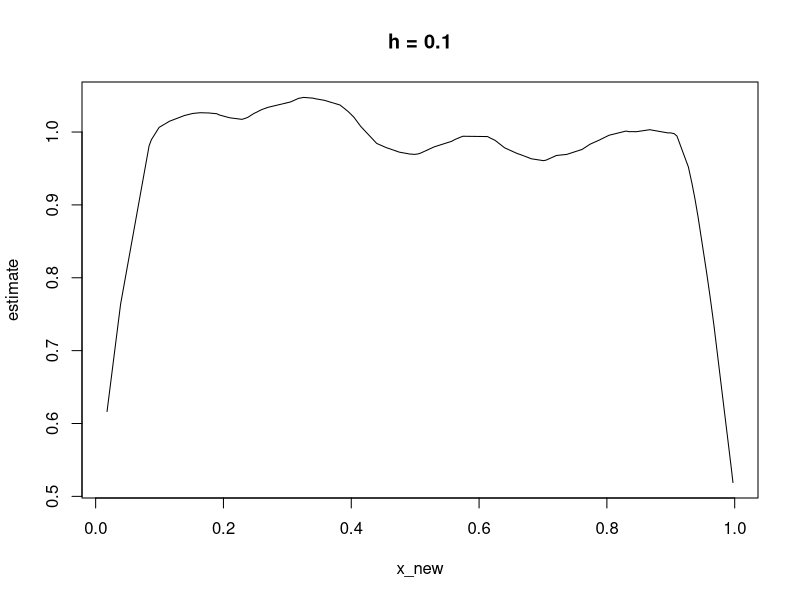
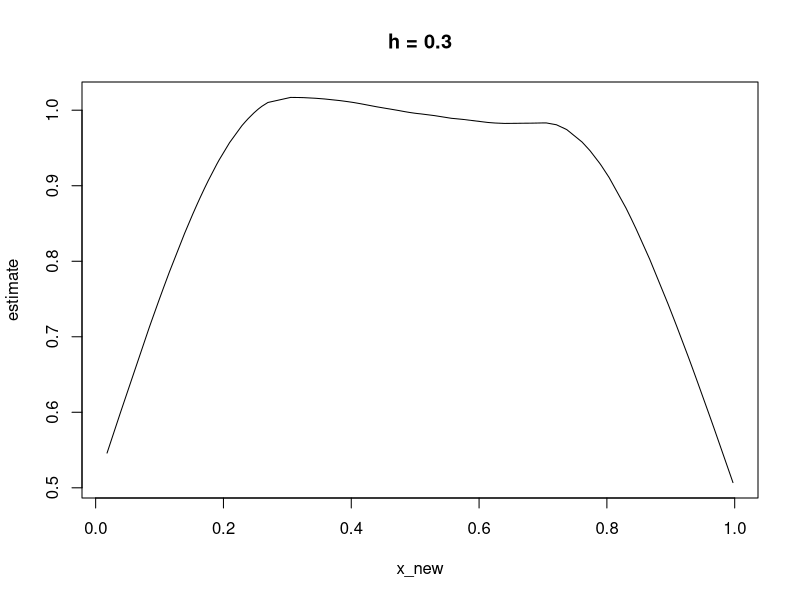
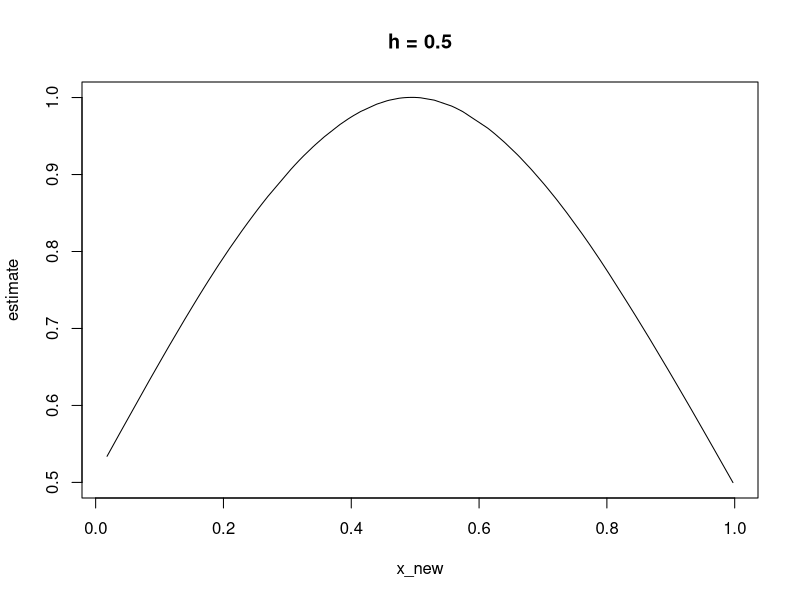
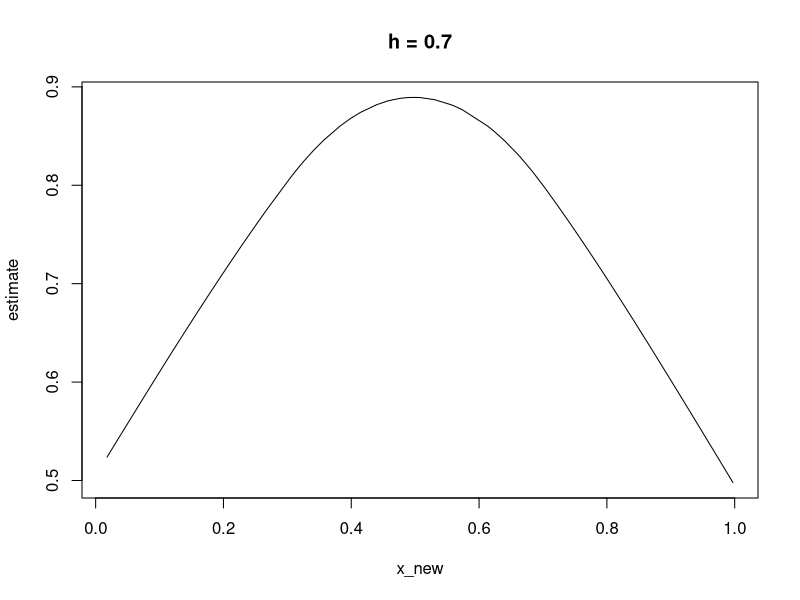
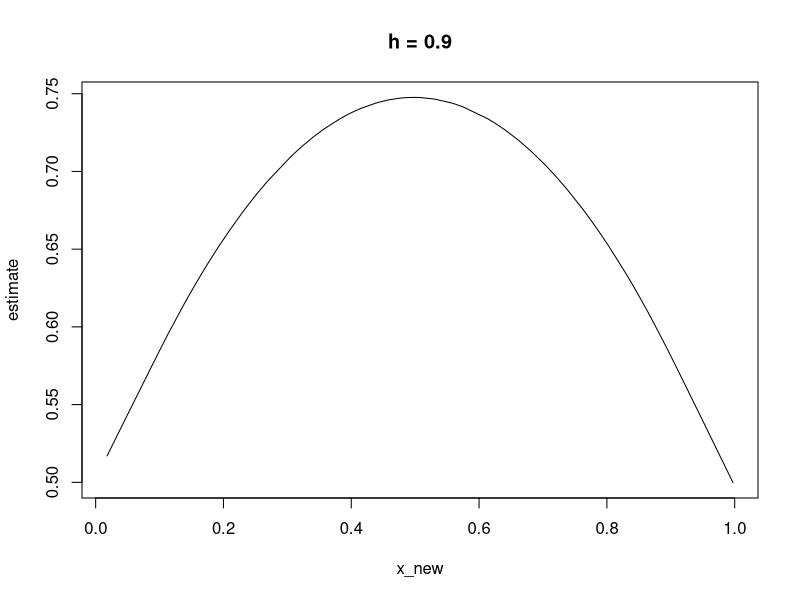

Write R code to recreate these figures, in order. (Note: this script raises an error after producing the figures.)
## ---- chunk 1
# Evaluate the Epanechnikov kernel function.
#
# Args:
#     x: Numeric vector of points to evaluate the function at.
#     h: A numeric value giving the bandwidth of the kernel.
#
# Returns:
#     A vector of values with the same length as x.

casl_util_kernel_epan <- function(x, h=1){
  x <- x / h
  ran <- as.numeric(abs(x) <= 1)
  val <- (3/4) * ( 1 - x^2 ) * ran
  val
}
## ---- chunk 2
# Apply one-dimensional (Epanechnikov) kernel regression.
#
# Args:
#     x: Numeric vector of the original predictor variables.
#     x_new: A vector of data values at which to estimate.
#     h: A numeric value giving the bandwidth of the kernel.
#
# Returns:
#     A vector of predictions for each value in x_new.
kernel_reg <- function(x, x_new, h){
  sapply(x_new, function(v) {
    yhat <- mean(casl_util_kernel_epan((v-x),h))/h # divided by nh
    yhat
  })
}
## ---- chunk 3
# constructing x, y by beta distribution
set.seed(0989087)
x <- runif(10000, min = 0, max = 1)
x <- sort(x)
## ---- chunk 4
set.seed(70897)
x_new <- sort(runif(100, min  =0, max =1))
h <- seq(0.1, 0.9, by = 0.2)

# plot for each bandwidth
for(i in 1:length(h)){
  plot(x_new, kernel_reg(x, x_new, h[i]), type = "l", 
       main = paste0("h = ", h[i]), ylab = "estimate")
}
## ---- chunk 5
# Check current KKT conditions for regression vector.
#
# Args:
#     X: A numeric data matrix.
#     y: Response vector.
#     b: Current value of the regression vector.
#     lambda: The penalty term.
#
# Returns:
#     A logical vector indicating where the KKT conditions have
#     been violated by the variables that are currently zero.
casl_lenet_check_kkt <- function(X, y, b, lambda){
  resids <- y - X %*% b
  s <- apply(X, 2, function(xj) crossprod(xj, resids)) /
             lambda / nrow(X)
  # Return a vector indicating where the KKT conditions have
  # been violated by the variables that are currently zero.
  (b == 0) & (abs(s) >= 1)
}

## ---- chunk 6
# textbook page 190
set.seed(8907)
n <- 1000L
p <- 5000L
X <- matrix(rnorm(n * p), ncol = p)
beta <- c(seq(1, 0.1, length.out=(10L)), rep(0, p - 10L))
y <- X %*% beta + rnorm(n = n, sd = 0.15)


# apply lasso regression
lasso_reg_with_screening <- function(x, y){
  m1 <- cv.glmnet(x,y,alpha=1) # fit lasso regression
  lambda_min <- m1$lambda.min # lambda with the smallest MSE
  beta <- m1$glmnet.fit$beta[, m1$lambda == lambda_min]
  casl_lenet_check_kkt(X, y, beta, lambda_min)
}

#screen the dataset
result <- lasso_reg_with_screening(X, y)
